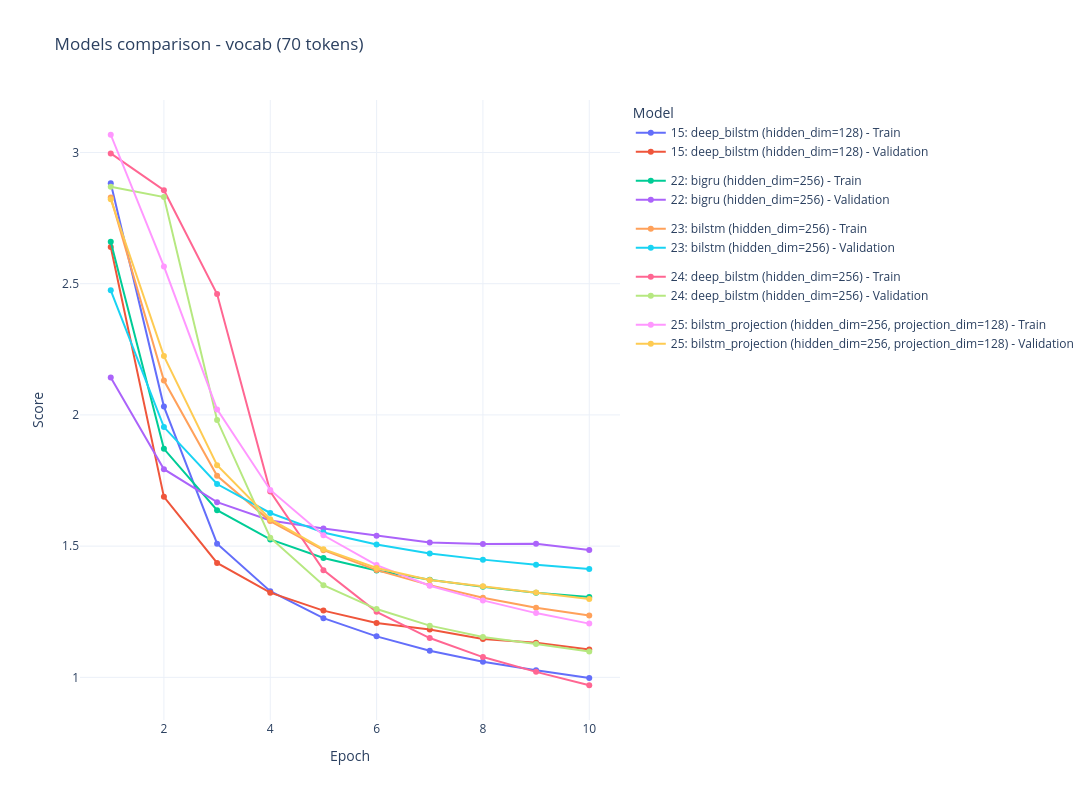

Notebook code for this chart:
### Code cell
model_info = load_model_info(MODEL_INFO_JSON)
all_vocab_models = {}

for vocab_name, vocab_dir in VOCAB_DIRS.items():
    print(f"[{vocab_name}]")

    if not vocab_dir.exists():
        print(f"Directory {vocab_dir} does not exist.")
        continue

    models = full_model_info(vocab_dir, model_info)
    all_vocab_models[vocab_name] = models

    # Get final validation score for each model
    final_scores = []

    for model_idx, model in models.items():
        df = model["data"]

        final_validation = df["Validation"].iloc[-1]

        final_scores.append({
            "model_idx": model_idx,
            "score": final_validation
        })

    # Lowest validation loss first
    final_scores.sort(key=lambda x: x["score"])

    # Keep only the top N visible initially
    initial_visible = {
        x["model_idx"]
        for x in final_scores[:TOP_N]
    }

    print(f"Found {len(models)} models")


    if models:
        plot_vocab_models(vocab_name, models, initial_visible)

    print()

### Figure 1 — Plotly figure (JSON) as saved in the notebook; plotly's stock layout.template omitted (floating-point values rounded to 4 significant figures)
{"data": [{"hovertemplate": "0: simple_rnn (hidden_dim=64)<br>Epoch: %{x}<br>Train: %{y}<extra></extra>", "legendgroup": "0", "mode": "lines+markers", "name": "0: simple_rnn (hidden_dim=64) - Train", "type": "scatter", "visible": false, "x": [1, 2, 3, 4, 5, 6, 7, 8, 9, 10], "y": [2.906, 2.647, 2.518, 2.462, 2.421, 2.39, 2.36, 2.331, 2.307, 2.287]}, {"hovertemplate": "0: simple_rnn (hidden_dim=64)<br>Epoch: %{x}<br>Train: %{y}<extra></extra>", "legendgroup": "0", "mode": "lines+markers", "name": "0: simple_rnn (hidden_dim=64) - Validation", "type": "scatter", "visible": false, "x": [1, 2, 3, 4, 5, 6, 7, 8, 9, 10], "y": [2.758, 2.574, 2.504, 2.461, 2.422, 2.391, 2.357, 2.341, 2.319, 2.298]}, {"hovertemplate": "1: deep_rnn (hidden_dim=64)<br>Epoch: %{x}<br>Train: %{y}<extra></extra>", "legendgroup": "1", "mode": "lines+markers", "name": "1: deep_rnn (hidden_dim=64) - Train", "type": "scatter", "visible": false, "x": [1, 2, 3, 4, 5, 6, 7, 8, 9, 10, 11, 12], "y": [2.914, 2.758, 2.914, 2.758, 2.553, 2.438, 2.353, 2.298, 2.261, 2.232, 2.203, 2.181]}, {"hovertemplate": "1: deep_rnn (hidden_dim=64)<br>Epoch: %{x}<br>Train: %{y}<extra></extra>", "legendgroup": "1", "mode": "lines+markers", "name": "1: deep_rnn (hidden_dim=64) - Validation", "type": "scatter", "visible": false, "x": [1, 2, 3, 4, 5, 6, 7, 8, 9, 10, 11, 12], "y": [2.856, 2.676, 2.856, 2.676, 2.493, 2.418, 2.34, 2.302, 2.261, 2.238, 2.204, 2.192]}, {"hovertemplate": "2: simple_gru (hidden_dim=64)<br>Epoch: %{x}<br>Train: %{y}<extra></extra>", "legendgroup": "2", "mode": "lines+markers", "name": "2: simple_gru (hidden_dim=64) - Train", "type": "scatter", "visible": false, "x": [1, 2, 3, 4, 5, 6, 7, 8, 9, 10], "y": [2.894, 2.568, 2.36, 2.26, 2.2, 2.153, 2.119, 2.09, 2.062, 2.04]}, {"hovertemplate": "2: simple_gru (hidden_dim=64)<br>Epoch: %{x}<br>Train: %{y}<extra></extra>", "legendgroup": "2", "mode": "lines+markers", "name": "2: simple_gru (hidden_dim=64) - Validation", "type": "scatter", "visible": false, "x": [1, 2, 3, 4, 5, 6, 7, 8, 9, 10], "y": [2.699, 2.45, 2.324, 2.256, 2.201, 2.165, 2.135, 2.109, 2.085, 2.063]}, {"hovertemplate": "3: simple_lstm (hidden_dim=64)<br>Epoch: %{x}<br>Train: %{y}<extra></extra>", "legendgroup": "3", "mode": "lines+markers", "name": "3: simple_lstm (hidden_dim=64) - Train", "type": "scatter", "visible": false, "x": [1, 2, 3, 4, 5, 6, 7, 8, 9, 10], "y": [2.954, 2.703, 2.485, 2.339, 2.253, 2.199, 2.16, 2.13, 2.1, 2.075]}, {"hovertemplate": "3: simple_lstm (hidden_dim=64)<br>Epoch: %{x}<br>Train: %{y}<extra></extra>", "legendgroup": "3", "mode": "lines+markers", "name": "3: simple_lstm (hidden_dim=64) - Validation", "type": "scatter", "visible": false, "x": [1, 2, 3, 4, 5, 6, 7, 8, 9, 10], "y": [2.836, 2.597, 2.424, 2.312, 2.247, 2.206, 2.174, 2.145, 2.118, 2.098]}, {"hovertemplate": "4: bigru (hidden_dim=64)<br>Epoch: %{x}<br>Train: %{y}<extra></extra>", "legendgroup": "4", "mode": "lines+markers", "name": "4: bigru (hidden_dim=64) - Train", "type": "scatter", "visible": false, "x": [1, 2, 3, 4, 5, 6, 7, 8, 9, 10], "y": [2.749, 2.206, 1.991, 1.896, 1.844, 1.808, 1.784, 1.762, 1.746, 1.735]}, {"hovertemplate": "4: bigru (hidden_dim=64)<br>Epoch: %{x}<br>Train: %{y}<extra></extra>", "legendgroup": "4", "mode": "lines+markers", "name": "4: bigru (hidden_dim=64) - Validation", "type": "scatter", "visible": false, "x": [1, 2, 3, 4, 5, 6, 7, 8, 9, 10], "y": [2.422, 2.105, 1.983, 1.921, 1.878, 1.851, 1.831, 1.815, 1.803, 1.792]}, {"hovertemplate": "5: bilstm (hidden_dim=64)<br>Epoch: %{x}<br>Train: %{y}<extra></extra>", "legendgroup": "5", "mode": "lines+markers", "name": "5: bilstm (hidden_dim=64) - Train", "type": "scatter", "visible": false, "x": [1, 2, 3, 4, 5, 6, 7, 8, 9, 10], "y": [2.881, 2.415, 2.14, 2.011, 1.936, 1.883, 1.844, 1.814, 1.789, 2.083]}, {"hovertemplate": "5: bilstm (hidden_dim=64)<br>Epoch: %{x}<br>Train: %{y}<extra></extra>", "legendgroup": "5", "mode": "lines+markers", "name": "5: bilstm (hidden_dim=64) - Validation", "type": "scatter", "visible": false, "x": [1, 2, 3, 4, 5, 6, 7, 8, 9, 10], "y": [2.64, 2.27, 2.111, 2.022, 1.961, 1.922, 1.898, 1.868, 1.857, 2.162]}, {"hovertemplate": "7: bilstm_projection (hidden_dim=64, projection_dim=32)<br>Epoch: %{x}<br>Train: %{y}<extra></extra>", "legendgroup": "7", "mode": "lines+markers", "name": "7: bilstm_projection (hidden_dim=64, projection_dim=32) - Train", "type": "scatter", "visible": false, "x": [1, 2, 3, 4, 5, 6, 7, 8, 9, 10], "y": [2.983, 2.7, 2.404, 2.234, 2.131, 2.062, 2.003, 1.957, 1.924, 1.896]}, {"hovertemplate": "7: bilstm_projection (hidden_dim=64, projection_dim=32)<br>Epoch: %{x}<br>Train: %{y}<extra></extra>", "legendgroup": "7", "mode": "lines+markers", "name": "7: bilstm_projection (hidden_dim=64, projection_dim=32) - Validation", "type": "scatter", "visible": false, "x": [1, 2, 3, 4, 5, 6, 7, 8, 9, 10], "y": [2.844, 2.501, 2.24, 2.116, 2.037, 1.978, 1.926, 1.893, 1.864, 1.842]}, {"hovertemplate": "8: cnn_bilstm (hidden_dim=64)<br>Epoch: %{x}<br>Train: %{y}<extra></extra>", "legendgroup": "8", "mode": "lines+markers", "name": "8: cnn_bilstm (hidden_dim=64) - Train", "type": "scatter", "visible": false, "x": [1, 2, 3, 4, 5, 6, 7, 8, 9, 10], "y": [2.922, 2.814, 2.457, 2.172, 2.015, 1.912, 1.834, 1.777, 1.731, 1.69]}, {"hovertemplate": "8: cnn_bilstm (hidden_dim=64)<br>Epoch: %{x}<br>Train: %{y}<extra></extra>", "legendgroup": "8", "mode": "lines+markers", "name": "8: cnn_bilstm (hidden_dim=64) - Validation", "type": "scatter", "visible": false, "x": [1, 2, 3, 4, 5, 6, 7, 8, 9, 10], "y": [2.867, 2.698, 2.305, 2.113, 1.992, 1.91, 1.842, 1.787, 1.759, 1.715]}, {"hovertemplate": "9: simple_rnn (hidden_dim=128)<br>Epoch: %{x}<br>Train: %{y}<extra></extra>", "legendgroup": "9", "mode": "lines+markers", "name": "9: simple_rnn (hidden_dim=128) - Train", "type": "scatter", "visible": false, "x": [1, 2, 3, 4, 5, 6, 7, 8, 9, 10], "y": [2.837, 2.493, 2.358, 2.279, 2.227, 2.184, 2.148, 2.121, 2.099, 2.084]}, {"hovertemplate": "9: simple_rnn (hidden_dim=128)<br>Epoch: %{x}<br>Train: %{y}<extra></extra>", "legendgroup": "9", "mode": "lines+markers", "name": "9: simple_rnn (hidden_dim=128) - Validation", "type": "scatter", "visible": false, "x": [1, 2, 3, 4, 5, 6, 7, 8, 9, 10], "y": [2.623, 2.447, 2.329, 2.267, 2.222, 2.188, 2.18, 2.14, 2.196, 2.128]}, {"hovertemplate": "10: deep_rnn (hidden_dim=128)<br>Epoch: %{x}<br>Train: %{y}<extra></extra>", "legendgroup": "10", "mode": "lines+markers", "name": "10: deep_rnn (hidden_dim=128) - Train", "type": "scatter", "visible": false, "x": [1, 2, 3, 4, 5, 6, 7, 8, 9, 10], "y": [2.915, 2.712, 2.357, 2.179, 2.079, 2.006, 1.958, 1.923, 1.894, 1.871]}, {"hovertemplate": "10: deep_rnn (hidden_dim=128)<br>Epoch: %{x}<br>Train: %{y}<extra></extra>", "legendgroup": "10", "mode": "lines+markers", "name": "10: deep_rnn (hidden_dim=128) - Validation", "type": "scatter", "visible": false, "x": [1, 2, 3, 4, 5, 6, 7, 8, 9, 10], "y": [2.852, 2.516, 2.276, 2.137, 2.068, 2.001, 2.013, 1.937, 1.917, 1.946]}, {"hovertemplate": "11: simple_gru (hidden_dim=128)<br>Epoch: %{x}<br>Train: %{y}<extra></extra>", "legendgroup": "11", "mode": "lines+markers", "name": "11: simple_gru (hidden_dim=128) - Train", "type": "scatter", "visible": false, "x": [1, 2, 3, 4, 5, 6, 7, 8, 9, 10], "y": [2.82, 2.424, 2.186, 2.066, 1.987, 1.928, 1.882, 1.846, 1.814, 1.788]}, {"hovertemplate": "11: simple_gru (hidden_dim=128)<br>Epoch: %{x}<br>Train: %{y}<extra></extra>", "legendgroup": "11", "mode": "lines+markers", "name": "11: simple_gru (hidden_dim=128) - Validation", "type": "scatter", "visible": false, "x": [1, 2, 3, 4, 5, 6, 7, 8, 9, 10], "y": [2.617, 2.297, 2.149, 2.051, 1.991, 1.944, 1.906, 1.878, 1.86, 1.838]}, {"hovertemplate": "12: simple_lstm (hidden_dim=128)<br>Epoch: %{x}<br>Train: %{y}<extra></extra>", "legendgroup": "12", "mode": "lines+markers", "name": "12: simple_lstm (hidden_dim=128) - Train", "type": "scatter", "visible": false, "x": [1, 2, 3, 4, 5, 6, 7, 8, 9, 10], "y": [2.913, 2.612, 2.335, 2.158, 2.047, 1.968, 1.91, 1.861, 1.823, 1.789]}, {"hovertemplate": "12: simple_lstm (hidden_dim=128)<br>Epoch: %{x}<br>Train: %{y}<extra></extra>", "legendgroup": "12", "mode": "lines+markers", "name": "12: simple_lstm (hidden_dim=128) - Validation", "type": "scatter", "visible": false, "x": [1, 2, 3, 4, 5, 6, 7, 8, 9, 10], "y": [2.783, 2.469, 2.259, 2.13, 2.045, 1.976, 1.924, 1.892, 1.847, 1.826]}, {"hovertemplate": "13: bigru (hidden_dim=128)<br>Epoch: %{x}<br>Train: %{y}<extra></extra>", "legendgroup": "13", "mode": "lines+markers", "name": "13: bigru (hidden_dim=128) - Train", "type": "scatter", "visible": false, "x": [1, 2, 3, 4, 5, 6, 7, 8, 9, 10], "y": [2.689, 2.047, 1.817, 1.715, 1.654, 1.614, 1.581, 1.558, 1.536, 1.522]}, {"hovertemplate": "13: bigru (hidden_dim=128)<br>Epoch: %{x}<br>Train: %{y}<extra></extra>", "legendgroup": "13", "mode": "lines+markers", "name": "13: bigru (hidden_dim=128) - Validation", "type": "scatter", "visible": false, "x": [1, 2, 3, 4, 5, 6, 7, 8, 9, 10], "y": [2.302, 1.957, 1.816, 1.756, 1.708, 1.679, 1.659, 1.646, 1.628, 1.613]}, {"hovertemplate": "14: bilstm (hidden_dim=128)<br>Epoch: %{x}<br>Train: %{y}<extra></extra>", "legendgroup": "14", "mode": "lines+markers", "name": "14: bilstm (hidden_dim=128) - Train", "type": "scatter", "visible": false, "x": [1, 2, 3, 4, 5, 6, 7, 8, 9, 10], "y": [2.819, 2.181, 1.882, 1.756, 1.672, 1.617, 1.573, 1.538, 1.512, 1.491]}, {"hovertemplate": "14: bilstm (hidden_dim=128)<br>Epoch: %{x}<br>Train: %{y}<extra></extra>", "legendgroup": "14", "mode": "lines+markers", "name": "14: bilstm (hidden_dim=128) - Validation", "type": "scatter", "visible": false, "x": [1, 2, 3, 4, 5, 6, 7, 8, 9, 10], "y": [2.487, 2.021, 1.887, 1.775, 1.711, 1.678, 1.649, 1.619, 1.601, 1.583]}, {"hovertemplate": "15: deep_bilstm (hidden_dim=128)<br>Epoch: %{x}<br>Train: %{y}<extra></extra>", "legendgroup": "15", "mode": "lines+markers", "name": "15: deep_bilstm (hidden_dim=128) - Train", "type": "scatter", "visible": true, "x": [1, 2, 3, 4, 5, 6, 7, 8, 9, 10], "y": [2.883, 2.032, 1.509, 1.328, 1.225, 1.156, 1.101, 1.059, 1.027, 0.9977]}, {"hovertemplate": "15: deep_bilstm (hidden_dim=128)<br>Epoch: %{x}<br>Train: %{y}<extra></extra>", "legendgroup": "15", "mode": "lines+markers", "name": "15: deep_bilstm (hidden_dim=128) - Validation", "type": "scatter", "visible": true, "x": [1, 2, 3, 4, 5, 6, 7, 8, 9, 10], "y": [2.64, 1.688, 1.436, 1.322, 1.254, 1.207, 1.182, 1.146, 1.132, 1.106]}, {"hovertemplate": "16: bilstm_projection (hidden_dim=128, projection_dim=64)<br>Epoch: %{x}<br>Train: %{y}<extra></extra>", "legendgroup": "16", "mode": "lines+markers", "name": "16: bilstm_projection (hidden_dim=128, projection_dim=64) - Train", "type": "scatter", "visible": false, "x": [1, 2, 3, 4, 5, 6, 7, 8, 9, 10], "y": [2.93, 2.66, 2.251, 2.026, 1.902, 1.817, 1.748, 1.727, 1.664, 1.626]}, {"hovertemplate": "16: bilstm_projection (hidden_dim=128, projection_dim=64)<br>Epoch: %{x}<br>Train: %{y}<extra></extra>", "legendgroup": "16", "mode": "lines+markers", "name": "16: bilstm_projection (hidden_dim=128, projection_dim=64) - Validation", "type": "scatter", "visible": false, "x": [1, 2, 3, 4, 5, 6, 7, 8, 9, 10], "y": [2.847, 2.386, 2.079, 1.909, 1.822, 1.76, 1.685, 1.664, 1.612, 1.593]}, {"hovertemplate": "17: cnn_bilstm (hidden_dim=128)<br>Epoch: %{x}<br>Train: %{y}<extra></extra>", "legendgroup": "17", "mode": "lines+markers", "name": "17: cnn_bilstm (hidden_dim=128) - Train", "type": "scatter", "visible": false, "x": [1, 2, 3, 4, 5, 6, 7, 8, 9, 10], "y": [2.858, 2.411, 2.088, 1.919, 1.806, 1.723, 1.659, 1.609, 1.565, 1.528]}, {"hovertemplate": "17: cnn_bilstm (hidden_dim=128)<br>Epoch: %{x}<br>Train: %{y}<extra></extra>", "legendgroup": "17", "mode": "lines+markers", "name": "17: cnn_bilstm (hidden_dim=128) - Validation", "type": "scatter", "visible": false, "x": [1, 2, 3, 4, 5, 6, 7, 8, 9, 10], "y": [2.669, 2.253, 2.025, 1.889, 1.796, 1.724, 1.682, 1.627, 1.597, 1.566]}, {"hovertemplate": "18: simple_rnn (hidden_dim=256)<br>Epoch: %{x}<br>Train: %{y}<extra></extra>", "legendgroup": "18", "mode": "lines+markers", "name": "18: simple_rnn (hidden_dim=256) - Train", "type": "scatter", "visible": false, "x": [1, 2, 3, 4, 5, 6, 7, 8, 9, 10], "y": [2.877, 2.757, 2.66, 2.576, 2.521, 2.468, 2.438, 2.406, 2.385, 2.366]}, {"hovertemplate": "18: simple_rnn (hidden_dim=256)<br>Epoch: %{x}<br>Train: %{y}<extra></extra>", "legendgroup": "18", "mode": "lines+markers", "name": "18: simple_rnn (hidden_dim=256) - Validation", "type": "scatter", "visible": false, "x": [1, 2, 3, 4, 5, 6, 7, 8, 9, 10], "y": [2.809, 2.745, 2.616, 2.567, 2.506, 2.465, 2.442, 2.41, 2.395, 2.387]}, {"hovertemplate": "19: deep_rnn (hidden_dim=256)<br>Epoch: %{x}<br>Train: %{y}<extra></extra>", "legendgroup": "19", "mode": "lines+markers", "name": "19: deep_rnn (hidden_dim=256) - Train", "type": "scatter", "visible": false, "x": [1, 2, 3, 4, 5, 6, 7, 8, 9, 10], "y": [2.926, 2.834, 2.835, 2.834, 2.831, 2.83, 2.802, 2.801, 2.799, 2.799]}, {"hovertemplate": "19: deep_rnn (hidden_dim=256)<br>Epoch: %{x}<br>Train: %{y}<extra></extra>", "legendgroup": "19", "mode": "lines+markers", "name": "19: deep_rnn (hidden_dim=256) - Validation", "type": "scatter", "visible": false, "x": [1, 2, 3, 4, 5, 6, 7, 8, 9, 10], "y": [2.846, 2.841, 2.836, 2.84, 2.831, 2.811, 2.803, 2.804, 2.816, 2.801]}, {"hovertemplate": "20: simple_gru (hidden_dim=256)<br>Epoch: %{x}<br>Train: %{y}<extra></extra>", "legendgroup": "20", "mode": "lines+markers", "name": "20: simple_gru (hidden_dim=256) - Train", "type": "scatter", "visible": false, "x": [1, 2, 3, 4, 5, 6, 7, 8, 9, 10], "y": [2.772, 2.26, 1.997, 1.863, 1.773, 1.714, 1.666, 1.628, 1.591, 1.564]}, {"hovertemplate": "20: simple_gru (hidden_dim=256)<br>Epoch: %{x}<br>Train: %{y}<extra></extra>", "legendgroup": "20", "mode": "lines+markers", "name": "20: simple_gru (hidden_dim=256) - Validation", "type": "scatter", "visible": false, "x": [1, 2, 3, 4, 5, 6, 7, 8, 9, 10], "y": [2.488, 2.13, 1.957, 1.86, 1.805, 1.751, 1.73, 1.697, 1.673, 1.645]}, {"hovertemplate": "21: simple_lstm (hidden_dim=256)<br>Epoch: %{x}<br>Train: %{y}<extra></extra>", "legendgroup": "21", "mode": "lines+markers", "name": "21: simple_lstm (hidden_dim=256) - Train", "type": "scatter", "visible": false, "x": [1, 2, 3, 4, 5, 6, 7, 8, 9, 10], "y": [2.883, 2.509, 2.193, 1.994, 1.859, 1.759, 1.69, 1.631, 1.581, 1.544]}, {"hovertemplate": "21: simple_lstm (hidden_dim=256)<br>Epoch: %{x}<br>Train: %{y}<extra></extra>", "legendgroup": "21", "mode": "lines+markers", "name": "21: simple_lstm (hidden_dim=256) - Validation", "type": "scatter", "visible": false, "x": [1, 2, 3, 4, 5, 6, 7, 8, 9, 10], "y": [2.717, 2.349, 2.108, 1.958, 1.846, 1.78, 1.723, 1.677, 1.64, 1.618]}, {"hovertemplate": "22: bigru (hidden_dim=256)<br>Epoch: %{x}<br>Train: %{y}<extra></extra>", "legendgroup": "22", "mode": "lines+markers", "name": "22: bigru (hidden_dim=256) - Train", "type": "scatter", "visible": true, "x": [1, 2, 3, 4, 5, 6, 7, 8, 9, 10], "y": [2.66, 1.871, 1.637, 1.525, 1.454, 1.407, 1.372, 1.345, 1.322, 1.306]}, {"hovertemplate": "22: bigru (hidden_dim=256)<br>Epoch: %{x}<br>Train: %{y}<extra></extra>", "legendgroup": "22", "mode": "lines+markers", "name": "22: bigru (hidden_dim=256) - Validation", "type": "scatter", "visible": true, "x": [1, 2, 3, 4, 5, 6, 7, 8, 9, 10], "y": [2.142, 1.793, 1.667, 1.598, 1.567, 1.54, 1.514, 1.508, 1.509, 1.485]}, {"hovertemplate": "23: bilstm (hidden_dim=256)<br>Epoch: %{x}<br>Train: %{y}<extra></extra>", "legendgroup": "23", "mode": "lines+markers", "name": "23: bilstm (hidden_dim=256) - Train", "type": "scatter", "visible": true, "x": [1, 2, 3, 4, 5, 6, 7, 8, 9, 10], "y": [2.829, 2.131, 1.768, 1.595, 1.485, 1.409, 1.351, 1.303, 1.265, 1.236]}, {"hovertemplate": "23: bilstm (hidden_dim=256)<br>Epoch: %{x}<br>Train: %{y}<extra></extra>", "legendgroup": "23", "mode": "lines+markers", "name": "23: bilstm (hidden_dim=256) - Validation", "type": "scatter", "visible": true, "x": [1, 2, 3, 4, 5, 6, 7, 8, 9, 10], "y": [2.475, 1.954, 1.737, 1.626, 1.552, 1.507, 1.472, 1.449, 1.429, 1.413]}, {"hovertemplate": "24: deep_bilstm (hidden_dim=256)<br>Epoch: %{x}<br>Train: %{y}<extra></extra>", "legendgroup": "24", "mode": "lines+markers", "name": "24: deep_bilstm (hidden_dim=256) - Train", "type": "scatter", "visible": true, "x": [1, 2, 3, 4, 5, 6, 7, 8, 9, 10], "y": [2.997, 2.856, 2.461, 1.708, 1.408, 1.25, 1.15, 1.077, 1.021, 0.9698]}, {"hovertemplate": "24: deep_bilstm (hidden_dim=256)<br>Epoch: %{x}<br>Train: %{y}<extra></extra>", "legendgroup": "24", "mode": "lines+markers", "name": "24: deep_bilstm (hidden_dim=256) - Validation", "type": "scatter", "visible": true, "x": [1, 2, 3, 4, 5, 6, 7, 8, 9, 10], "y": [2.87, 2.83, 1.98, 1.532, 1.351, 1.26, 1.197, 1.154, 1.127, 1.098]}, {"hovertemplate": "25: bilstm_projection (hidden_dim=256, projection_dim=128)<br>Epoch: %{x}<br>Train: %{y}<extra></extra>", "legendgroup": "25", "mode": "lines+markers", "name": "25: bilstm_projection (hidden_dim=256, projection_dim=128) - Train", "type": "scatter", "visible": true, "x": [1, 2, 3, 4, 5, 6, 7, 8, 9, 10], "y": [3.068, 2.566, 2.021, 1.714, 1.541, 1.428, 1.349, 1.293, 1.245, 1.205]}, {"hovertemplate": "25: bilstm_projection (hidden_dim=256, projection_dim=128)<br>Epoch: %{x}<br>Train: %{y}<extra></extra>", "legendgroup": "25", "mode": "lines+markers", "name": "25: bilstm_projection (hidden_dim=256, projection_dim=128) - Validation", "type": "scatter", "visible": true, "x": [1, 2, 3, 4, 5, 6, 7, 8, 9, 10], "y": [2.822, 2.224, 1.808, 1.602, 1.488, 1.417, 1.371, 1.347, 1.323, 1.299]}, {"hovertemplate": "26: cnn_bilstm (hidden_dim=256)<br>Epoch: %{x}<br>Train: %{y}<extra></extra>", "legendgroup": "26", "mode": "lines+markers", "name": "26: cnn_bilstm (hidden_dim=256) - Train", "type": "scatter", "visible": false, "x": [1, 2, 3, 4, 5, 6, 7, 8, 9, 10], "y": [2.958, 2.841, 2.488, 2.061, 1.84, 1.708, 1.612, 1.542, 1.487, 1.442]}, {"hovertemplate": "26: cnn_bilstm (hidden_dim=256)<br>Epoch: %{x}<br>Train: %{y}<extra></extra>", "legendgroup": "26", "mode": "lines+markers", "name": "26: cnn_bilstm (hidden_dim=256) - Validation", "type": "scatter", "visible": false, "x": [1, 2, 3, 4, 5, 6, 7, 8, 9, 10], "y": [2.869, 2.774, 2.25, 1.966, 1.806, 1.692, 1.614, 1.571, 1.524, 1.5]}], "layout": {"height": 800, "hovermode": "x unified", "legend": {"title": {"text": "Model"}}, "title": {"text": "Models comparison - vocab (70 tokens)"}, "width": 1200, "xaxis": {"title": {"text": "Epoch"}}, "yaxis": {"title": {"text": "Score"}}}}
